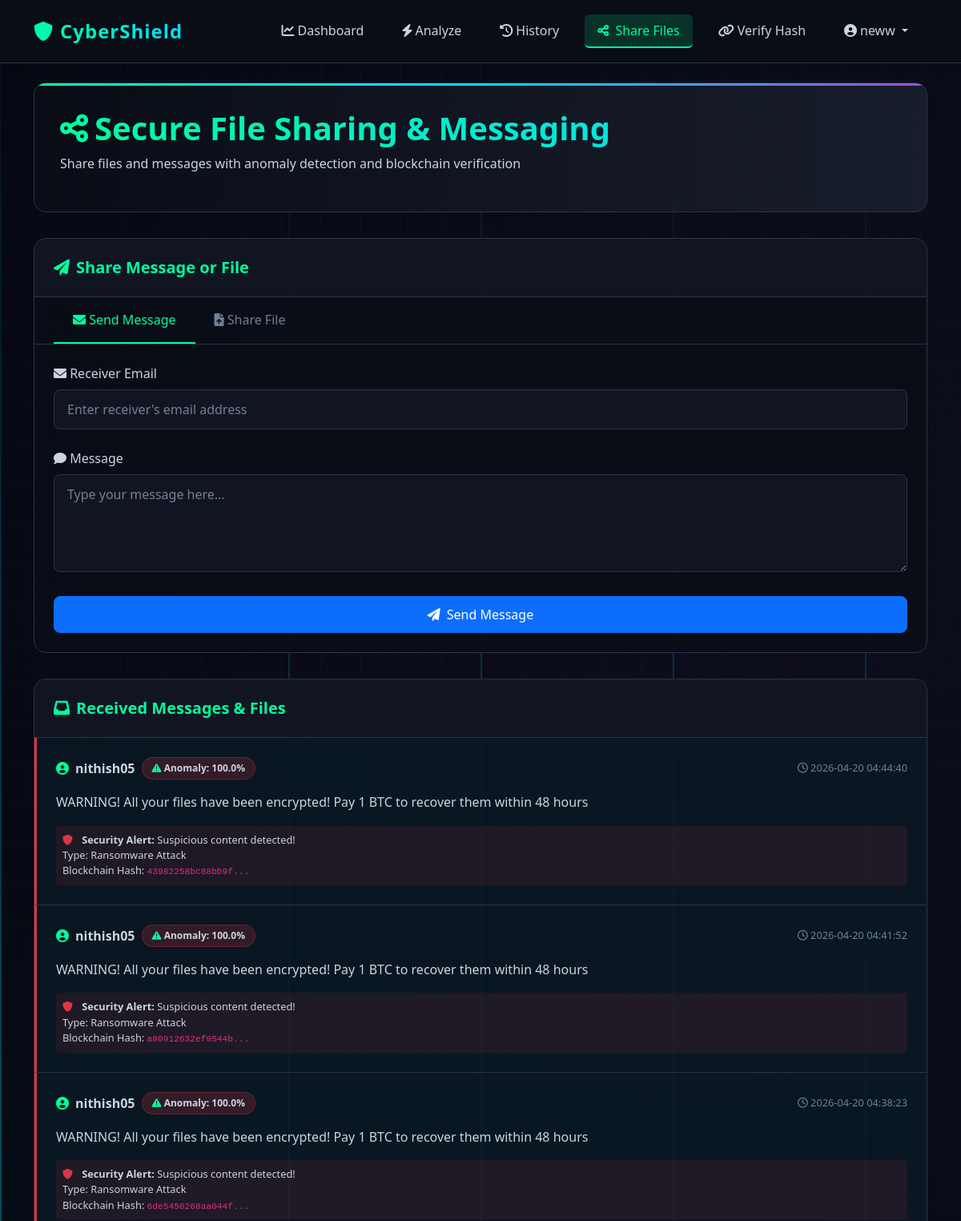
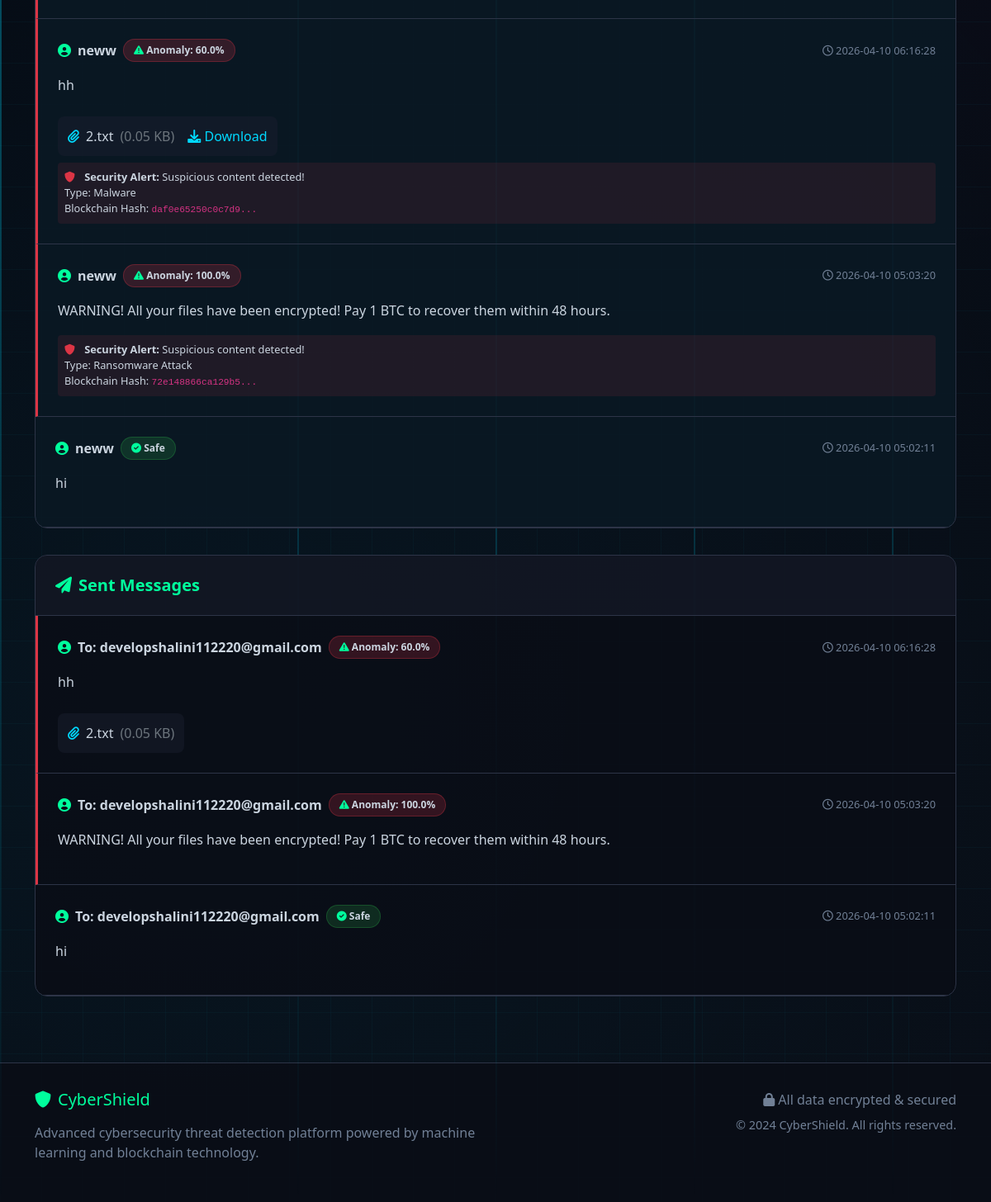
Page /file-share (signed in) on the committed database (2 pictures, top to bottom).
### app.py (models this page shows)
class User(db.Model, UserMixin):
    id = db.Column(db.Integer, primary_key=True)
    username = db.Column(db.String(80), unique=True, nullable=False)
    email = db.Column(db.String(120), unique=True, nullable=False)
    password = db.Column(db.String(256), nullable=False)
    email_notifications = db.Column(db.Boolean, default=True)
    min_confidence_for_email = db.Column(db.Float, default=70.0)
    created_at = db.Column(db.DateTime, default=datetime.utcnow)
    predictions = db.relationship('Prediction', backref='user', lazy=True)
    notifications = db.relationship('Notification', backref='user', lazy=True)
    sent_messages = db.relationship('SharedMessage', backref='sender', lazy=True, foreign_keys='SharedMessage.sender_id')

class SharedMessage(db.Model):
    id = db.Column(db.Integer, primary_key=True)
    sender_id = db.Column(db.Integer, db.ForeignKey('user.id'), nullable=False)
    receiver_email = db.Column(db.String(120), nullable=False)
    message_content = db.Column(db.Text, nullable=True)
    file_path = db.Column(db.String(500), nullable=True)
    file_name = db.Column(db.String(255), nullable=True)
    file_size = db.Column(db.Integer, default=0)
    is_anomaly = db.Column(db.Boolean, default=False)
    anomaly_score = db.Column(db.Float, default=0.0)
    anomaly_type = db.Column(db.String(100), nullable=True)
    blockchain_hash = db.Column(db.String(64), nullable=True)
    read = db.Column(db.Boolean, default=False)
    created_at = db.Column(db.DateTime, default=datetime.utcnow)

### app.py (the view, shortened to what this page needs)
@app.route('/file-share', methods=['GET', 'POST'])
@login_required
def file_share():
    received_messages = SharedMessage.query.filter_by(receiver_email=current_user.email)\
        .order_by(SharedMessage.created_at.desc()).all()
    sent_messages = SharedMessage.query.filter_by(sender_id=current_user.id)\
        .order_by(SharedMessage.created_at.desc()).all()
    return render_template('file_share.html',
                         received_messages=received_messages,
                         sent_messages=sent_messages)

### app.py (called while the page is built)
@login_manager.user_loader
def load_user(user_id):
    return User.query.get(int(user_id))

@app.context_processor
def utility_processor():
    def get_current_datetime():
        return datetime.now().strftime('%H:%M %d-%m-%Y')
    def get_unread_count():
        if current_user.is_authenticated:
            return Notification.query.filter_by(user_id=current_user.id, read=False).count()
        return 0
    return dict(
        get_current_datetime=get_current_datetime,
        get_unread_count=get_unread_count,
        SharedMessage=SharedMessage
    )

### templates/file_share.html (shortened to what this page needs)
{% extends "base.html" %}
{% block content %}
<div class="file-share-container">
    <div class="share-header">
        <h1><i class="fas fa-share-alt me-2"></i>Secure File Sharing & Messaging</h1>
        <p>Share files and messages with anomaly detection and blockchain verification</p>
    </div>
    <div class="share-form-card">
        <div class="share-form-header">
            <h5><i class="fas fa-paper-plane"></i> Share Message or File</h5>
        </div>
        <div class="share-tabs">
            <div class="share-tab active" onclick="switchTab('message')">
                <i class="fas fa-envelope"></i> Send Message
            </div>
            <div class="share-tab" onclick="switchTab('file')">
                <i class="fas fa-file-upload"></i> Share File
            </div>
        </div>
        <div class="share-form-content">
            <form id="messageForm" class="share-form active" method="POST">
                <div class="cyber-input-group">
                    <label><i class="fas fa-envelope"></i> Receiver Email</label>
                    <input type="email" name="receiver_email" placeholder="Enter receiver's email address" required>
                </div>
                <div class="cyber-input-group">
                    <label><i class="fas fa-comment"></i> Message</label>
                    <textarea name="message_content" rows="4" placeholder="Type your message here..."
                              oninput="analyzeMessageRealTime(this.value)" required></textarea>
                </div>
                <button type="submit" class="btn btn-primary w-100">
                    <i class="fas fa-paper-plane me-2"></i>Send Message
                </button>
            </form>
        </div>
    </div>
    <div class="messages-section">
        <div class="messages-card">
            <div class="messages-header">
                <h5><i class="fas fa-inbox"></i> Received Messages & Files</h5>
            </div>
            {% if received_messages %}
                {% for message in received_messages %}
                <div class="message-item {% if not message.read %}unread{% endif %} {% if message.is_anomaly %}anomaly{% endif %}">
                    <div class="message-header">
                        <div class="message-sender">
                            <i class="fas fa-user-circle"></i>
                            <span>{{ message.sender.username }}</span>
                            <span class="message-badge {% if message.is_anomaly %}badge-anomaly{% else %}badge-safe{% endif %}">
                                {% if message.is_anomaly %}
                                    <i class="fas fa-exclamation-triangle"></i> Anomaly: {{ "%.1f"|format(message.anomaly_score * 100) }}%
                                {% else %}
                                    <i class="fas fa-check-circle"></i> Safe
                                {% endif %}
                            </span>
                        </div>
                        <div class="message-time">
                            <i class="far fa-clock"></i> {{ message.created_at.strftime('%Y-%m-%d %H:%M:%S') }}
                        </div>
                    </div>
                    <div class="message-content">
                        {{ message.message_content }}
                    </div>
                    {% if message.file_path %}
                    <div class="message-attachment">
                        <i class="fas fa-paperclip"></i>
                        <span>{{ message.file_name }}</span>
                        <span class="text-muted">({{ "%.2f"|format(message.file_size / 1024) }} KB)</span>
                        <a href="{{ url_for('download_shared_file', message_id=message.id) }}" class="download-link">
                            <i class="fas fa-download"></i> Download
                        </a>
                    </div>
                    {% endif %}
                    {% if message.is_anomaly %}
                    <div class="anomaly-details">
                        <i class="fas fa-shield-alt"></i>
                        <strong>Security Alert:</strong> Suspicious content detected!
                        {% if message.anomaly_type %}
                        <br>Type: {{ message.anomaly_type }}
                        {% endif %}
                        <br>Blockchain Hash: <code>{{ message.blockchain_hash[:16] }}...</code>
                    </div>
                    {% endif %}
                </div>
                {% endfor %}
            {% endif %}
        </div>
        <div class="messages-card">
            <div class="messages-header">
                <h5><i class="fas fa-paper-plane"></i> Sent Messages</h5>
            </div>
            {% if sent_messages %}
                {% for message in sent_messages %}
                <div class="message-item {% if message.is_anomaly %}anomaly{% endif %}">
                    <div class="message-header">
                        <div class="message-sender">
                            <i class="fas fa-user-circle"></i>
                            <span>To: {{ message.receiver_email }}</span>
                            <span class="message-badge {% if message.is_anomaly %}badge-anomaly{% else %}badge-safe{% endif %}">
                                {% if message.is_anomaly %}
                                    <i class="fas fa-exclamation-triangle"></i> Anomaly: {{ "%.1f"|format(message.anomaly_score * 100) }}%
                                {% else %}
                                    <i class="fas fa-check-circle"></i> Safe
                                {% endif %}
                            </span>
                        </div>
                        <div class="message-time">
                            <i class="far fa-clock"></i> {{ message.created_at.strftime('%Y-%m-%d %H:%M:%S') }}
                        </div>
                    </div>
                    <div class="message-content">
                        {{ message.message_content }}
                    </div>
                    {% if message.file_path %}
                    <div class="message-attachment">
                        <i class="fas fa-paperclip"></i>
                        <span>{{ message.file_name }}</span>
                        <span class="text-muted">({{ "%.2f"|format(message.file_size / 1024) }} KB)</span>
                    </div>
                    {% endif %}
                </div>
                {% endfor %}
            {% endif %}
        </div>
    </div>
</div>
{% endblock %}

### templates/base.html (shortened to what this page needs)
<!DOCTYPE html>
<html lang="en">
<head>
    <link href="https://cdn.jsdelivr.net/npm/bootstrap@5.1.3/dist/css/bootstrap.min.css" rel="stylesheet">
    <link rel="stylesheet" href="https://cdnjs.cloudflare.com/ajax/libs/font-awesome/6.0.0/css/all.min.css">
    <link rel="stylesheet" href="{{ url_for('static', filename='css/style.css') }}">
</head>
<body>
    <div class="data-stream"></div>
    <nav class="navbar navbar-expand-lg navbar-dark">
        <div class="container">
            <a class="navbar-brand" href="{{ url_for('index') }}">
                <i class="fas fa-shield-alt me-2"></i>CyberShield
            </a>
            <div class="collapse navbar-collapse" id="navbarNav">
                <ul class="navbar-nav ms-auto">
                    {% if current_user.is_authenticated %}
                        <li class="nav-item">
                            <a class="nav-link {% if request.path == url_for('dashboard') %}active{% endif %}"
                               href="{{ url_for('dashboard') }}">
                                <i class="fas fa-chart-line me-1"></i>Dashboard
                            </a>
                        </li>
                        <li class="nav-item">
                            <a class="nav-link {% if request.path == url_for('predict') %}active{% endif %}"
                               href="{{ url_for('predict') }}">
                                <i class="fas fa-bolt me-1"></i>Analyze
                            </a>
                        </li>
                        <li class="nav-item">
                            <a class="nav-link {% if request.path == url_for('history') %}active{% endif %}"
                               href="{{ url_for('history') }}">
                                <i class="fas fa-history me-1"></i>History
                            </a>
                        </li>
                        <li>
                        <a class="nav-link {% if request.path == url_for('file_share') %}active{% endif %}"
                           href="{{ url_for('file_share') }}">
                                <i class="fas fa-share-alt me-1"></i> Share Files
                        </a>
                        </li>
                                        <li class="nav-item">
                            <a class="nav-link {% if request.path == url_for('verify_hash') %}active{% endif %}"
                               href="{{ url_for('verify_hash') }}">
                                <i class="fas fa-link me-1"></i>Verify Hash
                            </a>
                        </li>
                        <li class="nav-item dropdown">
                            <a class="nav-link dropdown-toggle" href="#" id="navbarDropdown" role="button"
                               data-bs-toggle="dropdown" aria-expanded="false">
                                <i class="fas fa-user-circle me-1"></i>{{ current_user.username }}
                            </a>
                        </li>
                    {% endif %}
                </ul>
            </div>
        </div>
    </nav>
    <main class="container mt-4">
        {% block content %}{% endblock %}
    </main>
    <footer class="footer mt-5">
        <div class="container">
            <div class="row">
                <div class="col-md-6">
                    <h5 class="mb-3" style="color: var(--cyber-neon-green);">
                        <i class="fas fa-shield-alt me-2"></i>CyberShield
                    </h5>
                    <p style="color: var(--cyber-text-dark);">
                        Advanced cybersecurity threat detection platform powered by machine learning and blockchain technology.
                    </p>
                </div>
                <div class="col-md-6 text-md-end">
                    <p style="color: var(--cyber-text-dark);" class="mb-2">
                        <i class="fas fa-lock me-1"></i>All data encrypted & secured
                    </p>
                    <p style="color: var(--cyber-text-dark); font-size: 0.9rem;">
                        © 2024 CyberShield. All rights reserved.
                    </p>
                </div>
            </div>
        </div>
    </footer>
</body>
</html>

### static/css/style.css (style rules this page uses)
body { background-color: #f8f9fa; font-family: 'Segoe UI', Tahoma, Geneva, Verdana, sans-serif; }
.navbar-brand { font-weight: bold; font-size: 1.5rem; }
.btn { border-radius: 8px; padding: 10px 25px; }

### templates/base.html (style rules this page uses)
:root { --cyber-dark: #0a0e17; --cyber-darker: #050811; --cyber-neon-green: #00ff9d; --cyber-neon-blue: #00d9ff; --cyber-neon-purple: #9d4edd; --cyber-gray: #1a1f2e; --cyber-light-gray: #2d3447; --cyber-card-bg: rgba(10, 14, 23, 0.9); --cyber-text-light: #cbd5e0; --cyber-text-dark: #718096; }
body { background: linear-gradient(135deg, var(--cyber-darker) 0%, var(--cyber-dark) 100%); color: var(--cyber-text-light); min-height: 100vh; position: relative; overflow-x: hidden; }
body::before { content: ''; position: fixed; top: 0; left: 0; right: 0; bottom: 0; background: radial-gradient(circle at 20% 80%, rgba(0, 217, 255, 0.05) 0%, transparent 50%), radial-gradient(circle at 80% 20%, rgba(157, 78, 221, 0.05) 0%, transparent 50%); z-index: -1; }
.navbar { background: rgba(10, 14, 23, 0.95) !important; backdrop-filter: blur(10px); border-bottom: 1px solid var(--cyber-light-gray); padding: 1rem 0; }
.navbar-brand { font-size: 1.5rem; font-weight: 700; background: linear-gradient(45deg, var(--cyber-neon-green), var(--cyber-neon-blue)); -webkit-background-clip: text; -webkit-text-fill-color: transparent; letter-spacing: 1px; }
.nav-link { color: var(--cyber-text-light) !important; font-weight: 500; margin: 0 0.5rem; padding: 0.5rem 1rem !important; border-radius: 6px; transition: all 0.3s ease; }
.nav-link.active { color: var(--cyber-neon-green) !important; background: rgba(0, 255, 157, 0.15); border-bottom: 2px solid var(--cyber-neon-green); }
.container { position: relative; z-index: 1; }
.footer { margin-top: auto; background: rgba(10, 14, 23, 0.9); border-top: 1px solid var(--cyber-light-gray); padding: 2rem 0; }
.data-stream { position: fixed; width: 2px; height: 100%; background: linear-gradient(transparent, var(--cyber-neon-blue), transparent); animation: dataFlow 3s linear infinite; opacity: 0.3; z-index: 0; }

### rows in the picture
User: username "neww"
SharedMessage: sender.username "nithish05", message.anomaly_score*100 "100.0", created_at "2026-04-20 04:44:40", message_content "WARNING! All your files have been encrypted! Pay 1 BTC to recover them within 48 hours", anomaly_type "Ransomware Attack", blockchain_hash "43982258bc88bb9f"
SharedMessage: sender.username "nithish05", message.anomaly_score*100 "100.0", created_at "2026-04-20 04:41:52", message_content "WARNING! All your files have been encrypted! Pay 1 BTC to recover them within 48 hours", anomaly_type "Ransomware Attack", blockchain_hash "a80912632ef0544b"
SharedMessage: sender.username "nithish05", message.anomaly_score*100 "100.0", created_at "2026-04-20 04:38:23", message_content "WARNING! All your files have been encrypted! Pay 1 BTC to recover them within 48 hours", anomaly_type "Ransomware Attack", blockchain_hash "6de5450268aa044f"
SharedMessage: sender.username "neww", message.anomaly_score*100 "60.0", created_at "2026-04-10 06:16:28", message_content "hh", file_name "2.txt", message.file_size/1024 "0.05", anomaly_type "Malware", blockchain_hash "daf0e65250c0c7d9", receiver_email "developshalini112220@gmail.com"
SharedMessage: sender.username "neww", message.anomaly_score*100 "100.0", created_at "2026-04-10 05:03:20", message_content "WARNING! All your files have been encrypted! Pay 1 BTC to recover them within 48 hours.", anomaly_type "Ransomware Attack", blockchain_hash "72e148866ca129b5", receiver_email "developshalini112220@gmail.com"
SharedMessage: sender.username "neww", is_anomaly False (drawn), created_at "2026-04-10 05:02:11", message_content "hi", receiver_email "developshalini112220@gmail.com"
